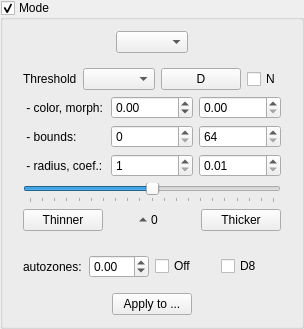
    <widget class="QGroupBox" name="modePanel">
     <property name="title">
      <string>Mode</string>
     </property>
     <property name="flat">
      <bool>false</bool>
     </property>
     <property name="checkable">
      <bool>true</bool>
     </property>
     <property name="visible">
      <bool>true</bool>
     </property>
     <property name="checked">
      <bool>true</bool>
     </property>
     <layout class="QVBoxLayout" name="modeVerticalLayout">
      <item>
       <layout class="QHBoxLayout" name="modeHorizontalLayout">
        <item>
         <spacer name="horizontalSpacer">
          <property name="orientation">
           <enum>Qt::Horizontal</enum>
          </property>
          <property name="sizeHint" stdset="0">
           <size>
            <width>0</width>
            <height>20</height>
           </size>
          </property>
         </spacer>
        </item>
        <item>
         <widget class="QComboBox" name="colorModeSelector"/>
        </item>
        <item>
         <spacer name="horizontalSpacer_2">
          <property name="orientation">
           <enum>Qt::Horizontal</enum>
          </property>
          <property name="sizeHint" stdset="0">
           <size>
            <width>0</width>
            <height>20</height>
           </size>
          </property>
         </spacer>
        </item>
       </layout>
      </item>
      <item>
       <widget class="QWidget" name="bwOptions" native="true">
        <layout class="QVBoxLayout" name="verticalLayout">
         <item>
          <layout class="QGridLayout" name="thresholdMethodSelectorOptions">
           <item row="0" column="0">
            <widget class="QLabel" name="thresholdMethodSelectorLabel">
             <property name="text">
              <string>Threshold</string>
             </property>
            </widget>
           </item>
           <item row="0" column="1">
            <widget class="QComboBox" name="thresholdMethodSelector">
             <property name="toolTip">
              <string>Select threshold method.</string>
             </property>
            </widget>
           </item>
           <item row="0" column="2">
            <widget class="QPushButton" name="thresholdDefaultButton">
             <property name="text">
              <string>D</string>
             </property>
             <property name="toolTip">
              <string>Default threshold value.</string>
             </property>
            </widget>
           </item>
           <item row="0" column="3">
            <widget class="QCheckBox" name="negateCB">
             <property name="text">
              <string>N</string>
             </property>
             <property name="toolTip">
              <string>Negate threshold.</string>
             </property>
            </widget>
           </item>
          </layout>
         </item>
         <item>
          <layout class="QGridLayout" name="thresholdAdaptiveOptions">
           <item row="0" column="0">
            <widget class="QLabel" name="thresholdTunningLabel">
             <property name="text">
              <string> - color, morph:</string>
             </property>
             <property name="toolTip">
              <string>Dimming colored, Morphology/Smooth.</string>
             </property>
            </widget>
           </item>
           <item row="0" column="1">
            <widget class="QDoubleSpinBox" name="dimmingColoredCoef">
             <property name="toolTip">
              <string>Value is -1.0 .. 2.0.</string>
             </property>
             <property name="minimum">
              <double>-1.0</double>
             </property>
             <property name="maximum">
              <double>2.0</double>
             </property>
             <property name="singleStep">
              <double>0.05</double>
             </property>
            </widget>
           </item>
           <item row="0" column="2">
            <widget class="QDoubleSpinBox" name="morphologyCoef">
             <property name="toolTip">
              <string>Value is 0.0 .. 1.0.</string>
             </property>
             <property name="minimum">
              <double>0.0</double>
             </property>
             <property name="maximum">
              <double>1.0</double>
             </property>
             <property name="singleStep">
              <double>0.05</double>
             </property>
            </widget>
           </item>
           <item row="1" column="0">
            <widget class="QLabel" name="thresholdBoundLabel">
             <property name="text">
              <string> - bounds:</string>
             </property>
            </widget>
           </item>
           <item row="1" column="1">
            <widget class="QSpinBox" name="thresholdBoundLower">
             <property name="toolTip">
              <string>Lower bound.</string>
             </property>
             <property name="minimum">
              <number>0</number>
             </property>
             <property name="maximum">
              <number>191</number>
             </property>
            </widget>
           </item>
           <item row="1" column="2">
            <widget class="QSpinBox" name="thresholdBoundUpper">
             <property name="toolTip">
              <string>Upper bound.</string>
             </property>
             <property name="minimum">
              <number>64</number>
             </property>
             <property name="maximum">
              <number>255</number>
             </property>
            </widget>
           </item>
           <item row="2" column="0">
            <widget class="QLabel" name="thresholdRCLabel">
             <property name="text">
              <string> - radius, coef.:</string>
             </property>
            </widget>
           </item>
           <item row="2" column="1">
            <widget class="QSpinBox" name="thresholdRadius">
             <property name="toolTip">
              <string>The dimensions of a pixel neighborhood to consider.</string>
             </property>
             <property name="minimum">
              <number>1</number>
             </property>
             <property name="maximum">
              <number>9999</number>
             </property>
            </widget>
           </item>
           <item row="2" column="2">
            <widget class="QDoubleSpinBox" name="thresholdCoef">
             <property name="toolTip">
              <string>Default value is 0.34.</string>
             </property>
             <property name="minimum">
              <double>0.01</double>
             </property>
             <property name="maximum">
              <double>9.99</double>
             </property>
             <property name="singleStep">
              <double>0.01</double>
             </property>
            </widget>
           </item>
          </layout>
         </item>
         <item>
          <widget class="QSlider" name="thresholdSlider">
           <property name="minimum">
            <number>-50</number>
           </property>
           <property name="maximum">
            <number>50</number>
           </property>
           <property name="pageStep">
            <number>5</number>
           </property>
           <property name="tracking">
            <bool>true</bool>
           </property>
           <property name="orientation">
            <enum>Qt::Horizontal</enum>
           </property>
           <property name="invertedAppearance">
            <bool>false</bool>
           </property>
           <property name="invertedControls">
            <bool>false</bool>
           </property>
           <property name="tickPosition">
            <enum>QSlider::TicksBelow</enum>
           </property>
          </widget>
         </item>
         <item>
          <layout class="QHBoxLayout" name="thresholdButtonHorizontalLayout">
           <property name="spacing">
            <number>0</number>
           </property>
           <item>
            <widget class="QPushButton" name="lighterThresholdButton">
             <property name="sizePolicy">
              <sizepolicy hsizetype="Fixed" vsizetype="Fixed">
               <horstretch>0</horstretch>
               <verstretch>0</verstretch>
              </sizepolicy>
             </property>
             <property name="text">
              <string>Thinner</string>
             </property>
            </widget>
           </item>
           <item>
            <spacer name="thresholdButtonHorizontalSpacerLeft">
             <property name="orientation">
              <enum>Qt::Horizontal</enum>
             </property>
             <property name="sizeHint" stdset="0">
              <size>
               <width>0</width>
               <height>0</height>
              </size>
             </property>
            </spacer>
           </item>
           <item>
            <widget class="QToolButton" name="neutralThresholdBtn">
             <property name="cursor">
              <cursorShape>PointingHandCursor</cursorShape>
             </property>
             <property name="text">
              <string>0</string>
             </property>
             <property name="iconSize">
              <size>
               <width>12</width>
               <height>12</height>
              </size>
             </property>
             <property name="toolButtonStyle">
              <enum>Qt::ToolButtonTextBesideIcon</enum>
             </property>
             <property name="autoRaise">
              <bool>true</bool>
             </property>
             <property name="arrowType">
              <enum>Qt::UpArrow</enum>
             </property>
            </widget>
           </item>
           <item>
            <spacer name="thresholdButtonHorizontalSpacerRight">
             <property name="orientation">
              <enum>Qt::Horizontal</enum>
             </property>
             <property name="sizeHint" stdset="0">
              <size>
               <width>0</width>
               <height>0</height>
              </size>
             </property>
            </spacer>
           </item>
           <item>
            <widget class="QPushButton" name="darkerThresholdButton">
             <property name="sizePolicy">
              <sizepolicy hsizetype="Fixed" vsizetype="Fixed">
               <horstretch>0</horstretch>
               <verstretch>0</verstretch>
              </sizepolicy>
             </property>
             <property name="text">
              <string>Thicker</string>
             </property>
            </widget>
           </item>
          </layout>
         </item>
        </layout>
       </widget>
      </item>
      <item>
       <widget class="QWidget" name="mixedOptions" native="true">
        <layout class="QGridLayout" name="autoPictureOptions">
         <item row="0" column="0">
          <widget class="QLabel" name="autoPictureCoefLabel">
           <property name="text">
            <string>autozones:</string>
           </property>
          </widget>
         </item>
         <item row="0" column="1">
          <widget class="QDoubleSpinBox" name="autoPictureCoef">
           <property name="toolTip">
            <string>Value is -1.0 .. 1.0.</string>
           </property>
           <property name="minimum">
            <double>-1.0</double>
           </property>
           <property name="maximum">
            <double>1.0</double>
           </property>
           <property name="singleStep">
            <double>0.05</double>
           </property>
          </widget>
         </item>
         <item row="0" column="2">
          <widget class="QCheckBox" name="autoPictureOffCB">
           <property name="text">
            <string>Off</string>
           </property>
           <property name="toolTip">
            <string>Off autozones.</string>
           </property>
          </widget>
         </item>
         <item row="0" column="3">
          <widget class="QCheckBox" name="pictureToDots8CB">
           <property name="text">
            <string>D8</string>
           </property>
           <property name="toolTip">
            <string>Picture to Dots8.</string>
           </property>
          </widget>
         </item>
        </layout>
       </widget>
      </item>
      <item>
       <layout class="QHBoxLayout" name="horizontalLayoutMode1">
        <item>
         <spacer name="horizontalSpacerMode2">
          <property name="orientation">
           <enum>Qt::Horizontal</enum>
          </property>
          <property name="sizeHint" stdset="0">
           <size>
            <width>0</width>
            <height>20</height>
           </size>
          </property>
         </spacer>
        </item>
        <item>
         <widget class="QPushButton" name="applyColorsModeButton">
          <property name="text">
           <string>Apply to ...</string>
          </property>
         </widget>
        </item>
        <item>
         <spacer name="horizontalSpacerMode3">
          <property name="orientation">
           <enum>Qt::Horizontal</enum>
          </property>
          <property name="sizeHint" stdset="0">
           <size>
            <width>0</width>
            <height>20</height>
           </size>
          </property>
         </spacer>
        </item>
       </layout>
      </item>
     </layout>
    </widget>
